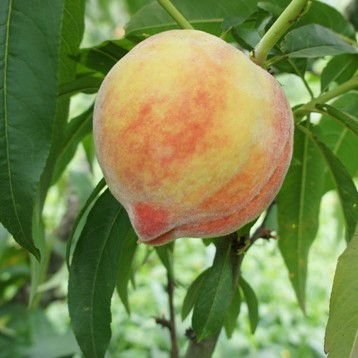
#> input picture Pessego_Forma/database/1.jpg, 358 x 358 px; its folder holds only this picture in this run
$ python -i image_process.py   (imports and definitions only)
#> lines starting #> are read from the running program, lines starting #| are printed output that depends on the picture; after the words box and inside, x2 and y2 are one past the last pixel; in counts of white or black regions, pixels touching at a corner belong together
import os
import cv2
import numpy as np
import random as rng
from src.utils.rectangle import Rectangle
# [1 line not run here, left out]

MAJOR_THRESH = 50
SUB_THRESH = 15
FIRST_PROPORTION = 10
SECOND_PROPORTION = 5
LOW_H = 0
LOW_S = 50
LOW_V = 50
HIGH_H = 39
HIGH_S = 200
HIGH_V = 150

class Segmentation:
    def __init__(self, image_path, path = '', filter_num=3):
#> called with image_path = 'database/1.jpg', path = '', filter_num = 3
        self.image = cv2.imread(image_path)
#> self.image is the input picture: shape (358, 358, 3); mean B, G, R 76.2, 135.1, 120.7
        self.path = path
        self.filter_num = filter_num

    def get_contours(self, image, thresh):
        canny_output = cv2.Canny(image, thresh, 2*thresh)
        _, self.contours, _ = cv2.findContours(canny_output, cv2.RETR_TREE, cv2.CHAIN_APPROX_SIMPLE)

    def process_big(self):
        src = cv2.resize(self.image, None, fx=(FIRST_PROPORTION**-1), fy=(FIRST_PROPORTION**-1))
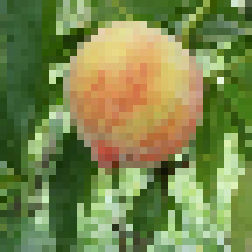
#> src: shape (36, 36, 3) (shown 7 times larger); mean B, G, R 76.5, 135.6, 120.9
        src_gray = cv2.cvtColor(src, cv2.COLOR_BGR2GRAY)
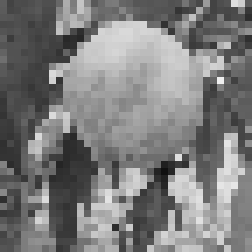
#> src_gray: shape (36, 36) (shown 7 times larger); min 16, max 239, mean 124.5
        for i in range(self.filter_num):
            src_gray = cv2.blur(src_gray, (3, 3))
#> this loop made 3 passes
#> pass 1, in process_big, `src_gray = cv2.blur(src_gray, (3, 3))`:
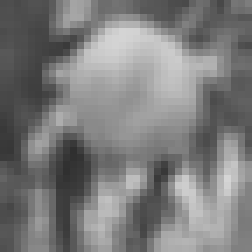
#> src_gray: shape (36, 36) (shown 7 times larger); min 47, max 213, mean 124.4
#> pass 3, in process_big, `src_gray = cv2.blur(src_gray, (3, 3))`:
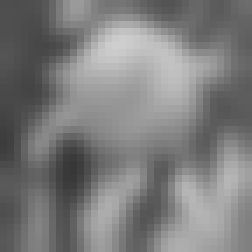
#> src_gray: shape (36, 36) (shown 7 times larger); min 55, max 206, mean 124.5
        for i in range(3):
            src_gray = cv2.medianBlur(src_gray, 5)
#> this loop made 3 passes
#> pass 2, in process_big, `src_gray = cv2.medianBlur(src_gray, 5)`:
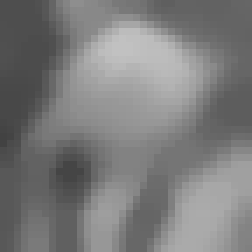
#> src_gray: shape (36, 36) (shown 7 times larger); min 66, max 193, mean 124
        self.framed = self.big_thresh_callback(src_gray)
#> in get_contours, `canny_output = cv2.Canny(image, thresh, 2*thresh)`:
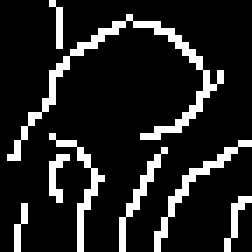
#> canny_output: shape (36, 36) (shown 7 times larger); 13.4% white in thin lines or dots
#> in get_contours, `_, self.contours, _ = cv2.findContours(canny_output, cv2.RETR_TREE, cv..`: self.contours = 8 contours, 7 with area under 20; largest, box (x1, y1, x2, y2) and area: (1, 2, 32, 23) 20

    # [5 lines left out: function process_sub, not called in this run]

    def _rect(self, contour):
         self.rect = Rectangle(np.array(np.intp(cv2.boxPoints(cv2.minAreaRect(contour)))))

    # [17 lines left out: functions sub_thresh_callback, def_olds, not called in this run]

    def max_area(self):
        max_area = 0
        minRect = [None] * len(self.contours)
#> minRect = 8 items
        points = np.zeros((4,2))
#> (the run stopped early here; a loop or call above may not have finished)
